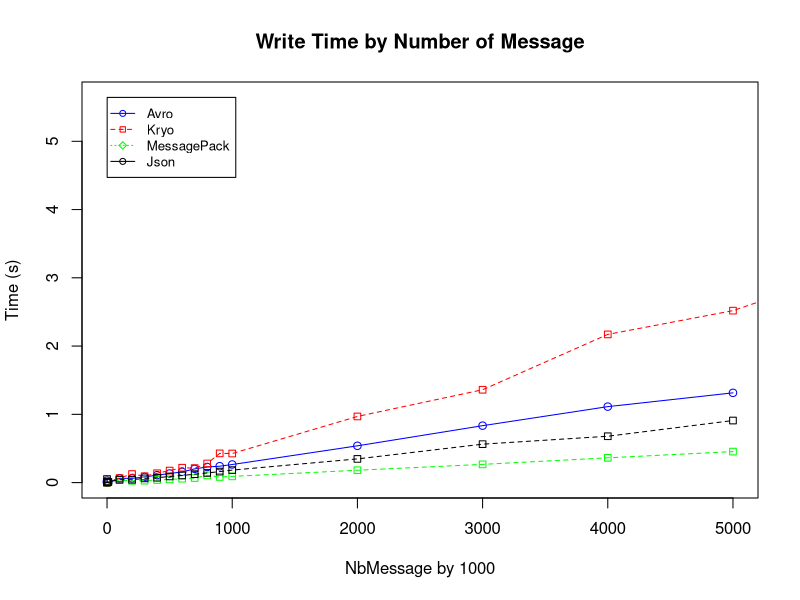
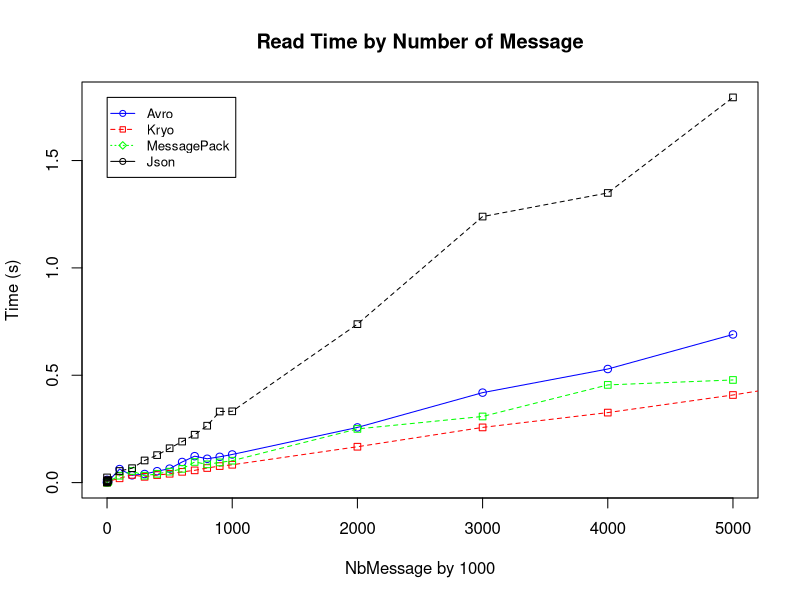
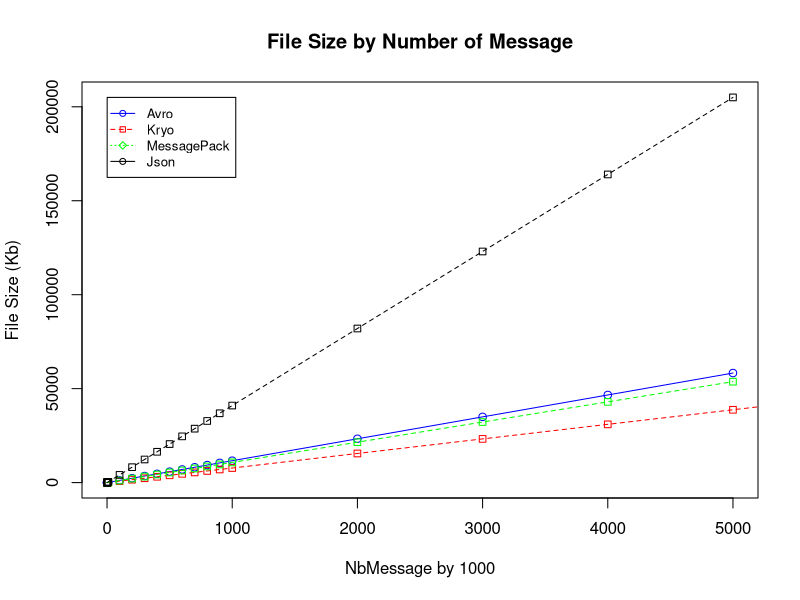

The R source for these figures, in order:
MyData <- read.csv(file="stats2.csv", header=FALSE, sep=",")
MyData$V5=MyData$V5/1024
MyData$V2=MyData$V2/1000
Avro<-MyData[MyData$V1=="Avro",]
Kryo<-MyData[MyData$V1=="Kryo",]
MessagePack<-MyData[MyData$V1=="MessagePack",]
Json<-MyData[MyData$V1=="Json",]
ProtoStuff<-MyData[MyData$V1=="ProtoStuff",]

mean<-aggregate(MyData$V3, list(gp=MyData$V1, mean=MyData$V2), mean)
max<-aggregate(MyData$V3, list(gp=MyData$V1, max=MyData$V2), max)
min<-aggregate(MyData$V3, list(gp=MyData$V1, min=MyData$V2), min)

AvroMean<-aggregate(Avro$V3, list(nbMessage=Avro$V2), mean)
KryoMean<-aggregate(Kryo$V3, list(nbMessage=Kryo$V2), mean)
MessagePackMean<-aggregate(MessagePack$V3, list(nbMessage=MessagePack$V2), mean)
JsonMean<-aggregate(Json$V3, list(nbMessage=Json$V2), mean)
ProtoStuffMean<-aggregate(ProtoStuff$V3, list(nbMessage=ProtoStuff$V2), mean)

max_y <- max(mean$x)

listLab<-c("Avro","Kryo","MessagePack","Json","ProtoStuff")
#listLab<-c("Avro","Kryo","Json")
listCol<-c("blue","red","green","black","orange")
#listCol<-c("blue","red","black")
listLab<-c("Avro","Kryo","MessagePack","Json")
listCol<-c("blue","red","green","black")

plot(AvroMean$nbMessage,AvroMean$x, type="o", col="blue",ylim=c(0,max_y),  ann=FALSE)
lines(KryoMean$nbMessage,KryoMean$x, type="o", pch=22, lty=2,    col="red")
lines(MessagePackMean$nbMessage,MessagePackMean$x, type="o", pch=22, lty=2,    col="green")
lines(JsonMean$nbMessage,JsonMean$x, type="o", pch=22, lty=2,    col="black")
#lines(ProtoStuffMean$nbMessage,ProtoStuffMean$x, type="o", pch=22, lty=2,    col="orange")

# Create a title with a red, bold/italic font
title(main="Write Time by Number of Message", col.main="black", font.main=2)

# Label the x and y axes with dark green text
title(xlab= "NbMessage by 1000", col.lab=rgb(0,0,0))
title(ylab= "Time (s)", col.lab=rgb(0,0,0))

legend(1, max_y, listLab, cex=0.8, col=listCol, 
       pch=21:23, lty=1:3);


mean<-aggregate(MyData$V4, list(gp=MyData$V1, mean=MyData$V2), mean)
max<-aggregate(MyData$V4, list(gp=MyData$V1, max=MyData$V2), max)
min<-aggregate(MyData$V4, list(gp=MyData$V1, min=MyData$V2), min)

AvroMean<-aggregate(Avro$V4, list(nbMessage=Avro$V2), mean)
KryoMean<-aggregate(Kryo$V4, list(nbMessage=Kryo$V2), mean)
MessagePackMean<-aggregate(MessagePack$V4, list(nbMessage=MessagePack$V2), mean)
JsonMean<-aggregate(Json$V4, list(nbMessage=Json$V2), mean)
ProtoStuffMean<-aggregate(ProtoStuff$V4, list(nbMessage=ProtoStuff$V2), mean)

max_y <- max(mean$x)

plot(AvroMean$nbMessage,AvroMean$x, type="o", col="blue",ylim=c(0,max_y),  axes=TRUE,ann=FALSE)
lines(KryoMean$nbMessage,KryoMean$x, type="o", pch=22, lty=2,    col="red")
lines(MessagePackMean$nbMessage,MessagePackMean$x, type="o", pch=22, lty=2,    col="green")
lines(JsonMean$nbMessage,JsonMean$x, type="o", pch=22, lty=2,    col="black")
#lines(ProtoStuffMean$nbMessage,ProtoStuffMean$x, type="o", pch=22, lty=2,    col="orange")

# Create a title with a red, bold/italic font
title(main="Read Time by Number of Message", col.main="black", font.main=2)

# Label the x and y axes with dark green text
title(xlab=  "NbMessage by 1000", col.lab=rgb(0,0,0))
title(ylab= "Time (s)", col.lab=rgb(0,0,0))

legend(1, max_y, listLab, cex=0.8, col=listCol, 
       pch=21:23, lty=1:3);


mean<-aggregate(MyData$V5, list(gp=MyData$V1, mean=MyData$V2), mean)
max<-aggregate(MyData$V5, list(gp=MyData$V1, max=MyData$V2), max)
min<-aggregate(MyData$V5, list(gp=MyData$V1, min=MyData$V2), min)

AvroMean<-aggregate(Avro$V5, list(nbMessage=Avro$V2), mean)
KryoMean<-aggregate(Kryo$V5, list(nbMessage=Kryo$V2), mean)
MessagePackMean<-aggregate(MessagePack$V5, list(nbMessage=MessagePack$V2), mean)
JsonMean<-aggregate(Json$V5, list(nbMessage=Json$V2), mean)
ProtoStuffMean<-aggregate(ProtoStuff$V5, list(nbMessage=ProtoStuff$V2), mean)

max_y <- max(mean$x)

plot(AvroMean$nbMessage,AvroMean$x, type="o", col="blue",ylim=c(0,max_y), axes=TRUE, ann=FALSE)
lines(KryoMean$nbMessage,KryoMean$x, type="o", pch=22, lty=2,    col="red")
lines(MessagePackMean$nbMessage,MessagePackMean$x, type="o", pch=22, lty=2,    col="green")
lines(JsonMean$nbMessage,JsonMean$x, type="o", pch=22, lty=2,    col="black")
#lines(ProtoStuffMean$nbMessage,ProtoStuffMean$x, type="o", pch=22, lty=2,    col="orange")

# Create a title with a red, bold/italic font
title(main="File Size by Number of Message", col.main="black", font.main=2)

# Label the x and y axes with dark green text
title(xlab=  "NbMessage by 1000", col.lab=rgb(0,0,0))
title(ylab= "File Size (Kb)", col.lab=rgb(0,0,0))

legend(1, max_y, listLab, cex=0.8, col=listCol,pch=21:23, lty=1:3)